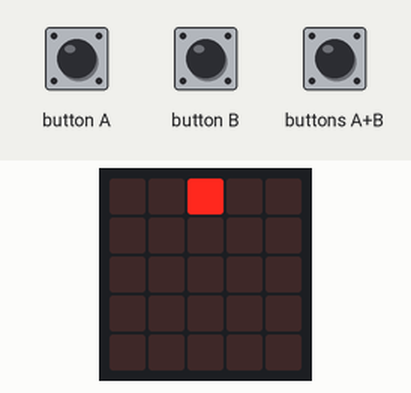
Simulated run of this program. Board: BBC micro:bit (MakeCode). Shown: the board's 5×5 LED display. The inputs (shaded band) are chosen by the test bench.

Above: at 1.2 s.
1.3 s: buttons A+B pressed for 0.15 s
At 4.0 s:
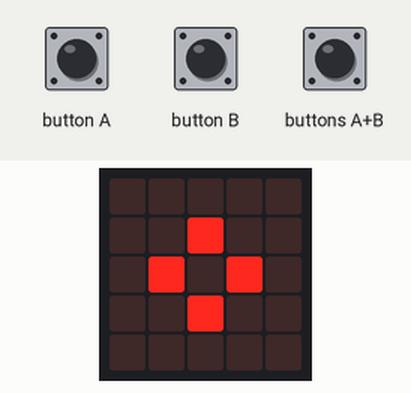
4.4 s: button A pressed for 0.15 s
At 5.6 s:
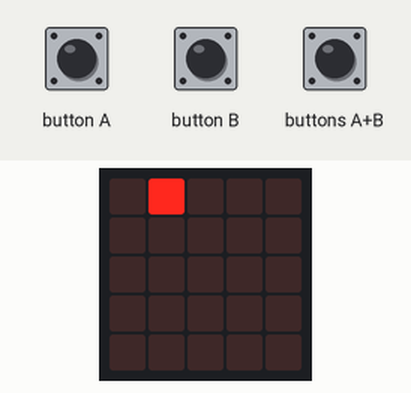
6.0 s: buttons A+B pressed for 1 s
At 8.9 s:
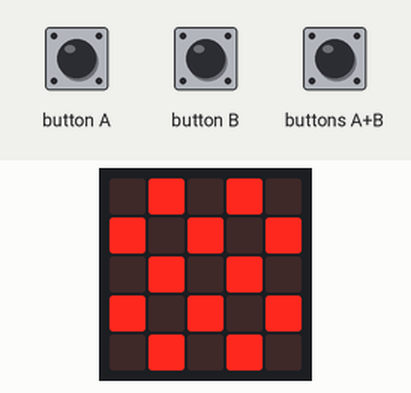
10.0 s: button B pressed for 0.15 s
At 11.1 s:
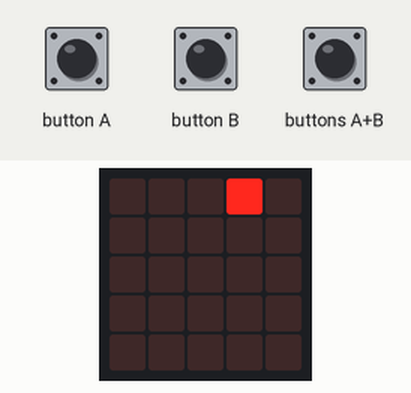
11.6 s: button B pressed for 0.15 s
At 12.3 s:
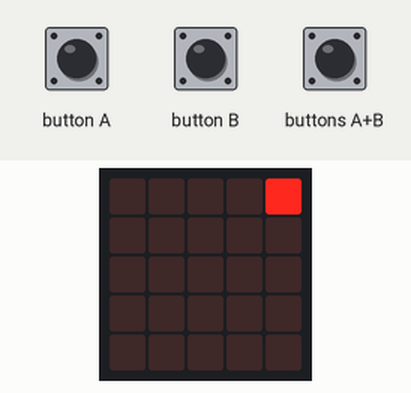
13.2 s: buttons A+B pressed for 0.15 s
At 13.7 s:
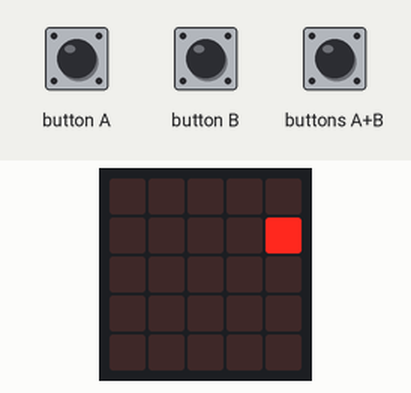
Timing chart, 0 to 16.2 s (numbered marks = the images above; inputs shaded):
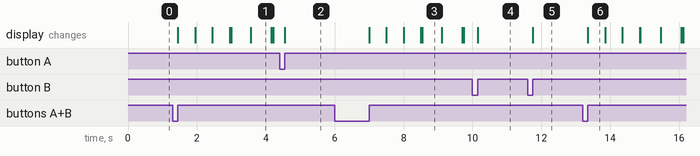

The program:

main.ts
```typescript
input.onButtonPressed(Button.A, function () {
    bomba.move(-1)
})
input.onButtonPressed(Button.AB, function () {
    for (let index = 0; index < 4; index++) {
        bomba.change(LedSpriteProperty.Y, 1)
        basic.pause(500)
    }
})
input.onButtonPressed(Button.B, function () {
    bomba.move(1)
})
let bomba: game.LedSprite = null
bomba = game.createSprite(2, 0)
basic.forever(function () {
    if (bomba.get(LedSpriteProperty.Y) == 4) {
        basic.showIcon(IconNames.Chessboard)
        basic.showIcon(IconNames.SmallDiamond)
        bomba.set(LedSpriteProperty.X, 2)
        bomba.set(LedSpriteProperty.Y, 0)
    }
})
```

test.ts
```typescript
// aquí va el archivo "tests"; esto no se compilará cuando este paquete se utilice como una extensión.
```

Measured:
- after the input at 1.3 s, the display: first changes after 0.15 s (image 1 shows a later state)
- after the input at 4.4 s, the display: changes after 0.15 s (image 2)
- after the input at 6.0 s, the display: first changes after 1.0 s (image 3 shows a later state)
- after the input at 10.0 s, the display: changes after 0.15 s (image 4)
- after the input at 11.6 s, the display: changes after 0.15 s (image 5)
- after the input at 13.2 s, the display: changes after 0.15 s (image 6)
- what the display in image 1 shows lasts 0.6 s, from 3.6 s to 4.2 s
